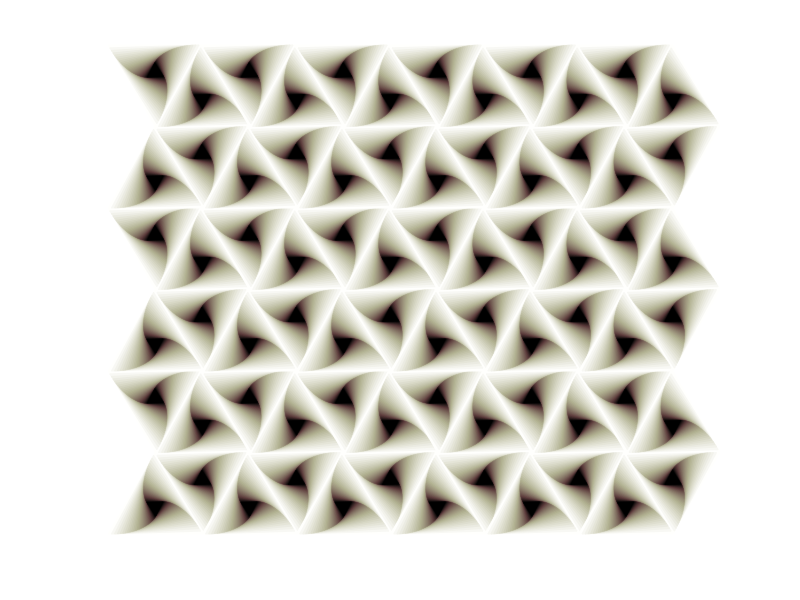

This figure's MATLAB source:
%spiral triangle tile
function spiralTriangleTile2
N=3; %number of sides of polygon
phi=pi/N;
t=linspace(0+phi/2,2*pi+phi/2,N+1); %points for triangle
len=1;
[x,y]=pol2cart(t,1);
theta=pi/100;


numPoly=35;
colormap=1-bone(numPoly);
x2=x;y2=y;

%patch([-10 10 10 -10],[-10 -10 10 10],[0.75 0.75 0.75]);
for col=1:3
    yoff=3*col;
    for row=1:6
        rot=theta;
        xoff=1.732*row;
        len=1;
        x2=x;y2=y;
        for n=1:numPoly
            patch(len*x2+xoff,len*y2+2+yoff,'r','facecolor',colormap(n,:),'edgecolor',colormap(n,:));
            patch(-len*x2+xoff,-len*y2+yoff,'r','facecolor',colormap(n,:),'edgecolor',colormap(n,:));
            patch(-len*x2+0.866+xoff,-len*y2+1.5+yoff,'r','facecolor',colormap(n,:),'edgecolor',colormap(n,:));
            
            %patch(len*x2-0.866+xoff,len*y2+0.5,'r','facecolor',colormap(n,:),'edgecolor',colormap(n,:));
            patch(len*x2+0.866+xoff,len*y2+0.5+yoff,'r','facecolor',colormap(n,:),'edgecolor',colormap(n,:));
            %patch(-len*x2-0.866+xoff,-len*y2+1.5,'r','facecolor',colormap(n,:),'edgecolor',colormap(n,:));
            len=len*cos(phi)/cos(phi-theta);
            [x2,y2]=trans2d(x,y,0,0,rot,0,0); %rotate by theta
            rot=theta+rot;
        end
        
    end
end



%axis([-1 3 -1 3])
axis equal off

function [xd,yd]=trans2d(x,y,tx,ty,phi,xr,yr)
%[xd,yd]=transform2d(x,y,tx,ty,phi,xr,yr)
xd=x.*cos(phi)-y.*sin(phi)+xr.*(1-cos(phi))+yr.*sin(phi)+tx;
yd=x.*sin(phi)+y.*cos(phi)+yr.*(1-cos(phi))-xr.*sin(phi)+ty;
